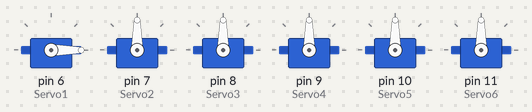
Recording of a sketch running on a simulated Arduino Uno, built with avr-gcc and run on an emulated ATmega328P. Shown: 6 × servo.

Above: at 0.1 s.
At 2.1 s:
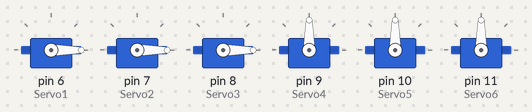
At 5.1 s:
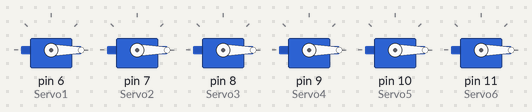
At 11.1 s:
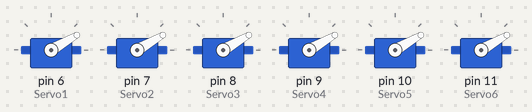
At 26.1 s:
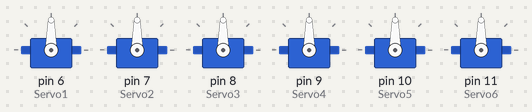
At 39.1 s:
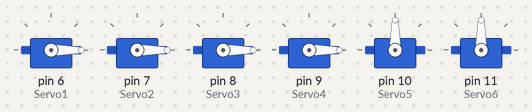
Timing chart, 0 to 40.0 s (numbered marks = the images above):
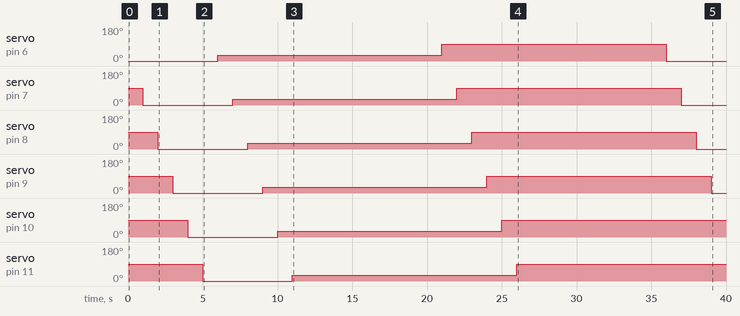

The sketch:

Servo.ino
```cpp
// Include the Servo library
#include <Servo.h>
// Declare the Servo pin
int servoPin = 9;
// Create a servo object
Servo Servo1;
Servo Servo2;
Servo Servo3;
Servo Servo4;
Servo Servo5;
Servo Servo6;
void setup() {
   // We need to attach the servo to the used pin number
   Servo1.attach(6);
   Servo2.attach(7);
   Servo3.attach(8);
   Servo4.attach(9);
   Servo5.attach(10);
   Servo6.attach(11);
}
void loop(){
   // Make servo go to 0 degrees
   Servo1.write(0);
   delay(1000);
   Servo2.write(0);
   delay(1000);
   Servo3.write(0);
   delay(1000);
   Servo4.write(0);
   delay(1000);
   Servo5.write(0);
   delay(1000);
   Servo6.write(0);
   delay(1000);
   // Make servo go to 90 degrees
   Servo1.write(30);
   delay(1000);
   Servo2.write(30);
   delay(1000);
   Servo3.write(30);
   delay(1000);
   Servo4.write(30);
   delay(1000);
   Servo5.write(30);
   delay(1000);
   Servo6.write(30);
   delay(10000);
   Servo1.write(90);
   delay(1000);
   Servo2.write(90);
   delay(1000);
   Servo3.write(90);
   delay(1000);
   Servo4.write(90);
   delay(1000);
   Servo5.write(90);
   delay(1000);
   Servo6.write(90);
   delay(10000);
}
```

Measured:
- by itself, servo on pin 6 (Servo1): 0° → 30° at 6.0 s, → 90° 15.0 s later, → 0° 15.0 s later
- by itself, servo on pin 7 (Servo2): 90° → 0° at 1.0 s, → 30° 6.0 s later, → 90° 15.0 s later, → 0° 15.0 s later
- by itself, servo on pin 8 (Servo3): 90° → 0° at 2.0 s, → 30° 6.0 s later, → 90° 15.0 s later, → 0° 15.0 s later
- by itself, servo on pin 9 (Servo4): 90° → 0° at 3.0 s, → 30° 6.0 s later, → 90° 15.0 s later, → 0° 15.0 s later
- by itself, servo on pin 10 (Servo5): 90° → 0° at 4.0 s, → 30° 6.0 s later, → 90° 15.0 s later
- by itself, servo on pin 11 (Servo6): 90° → 0° at 5.0 s, → 30° 6.0 s later, → 90° 15.0 s later
